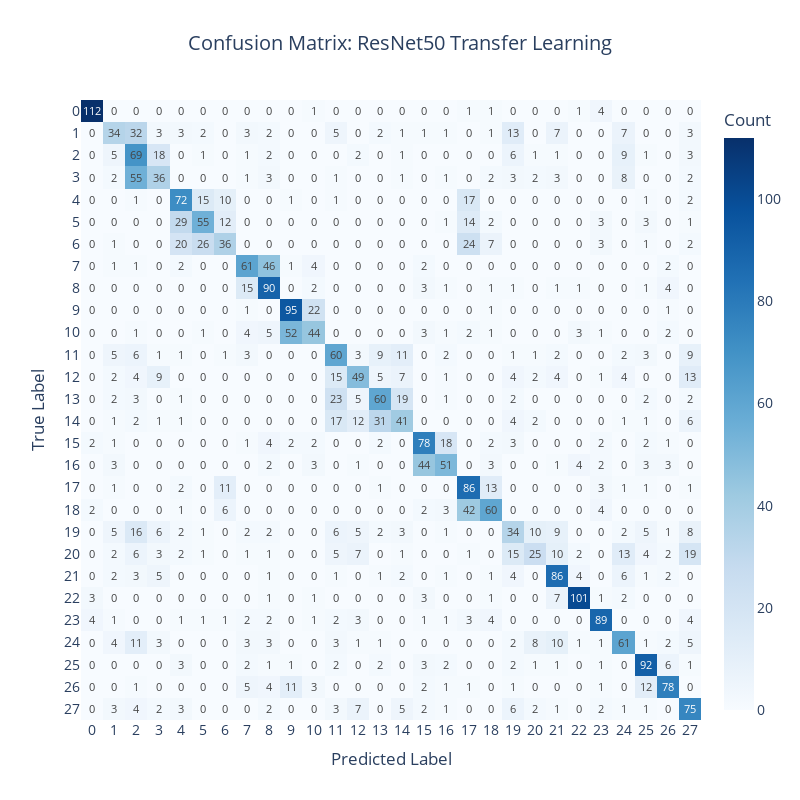
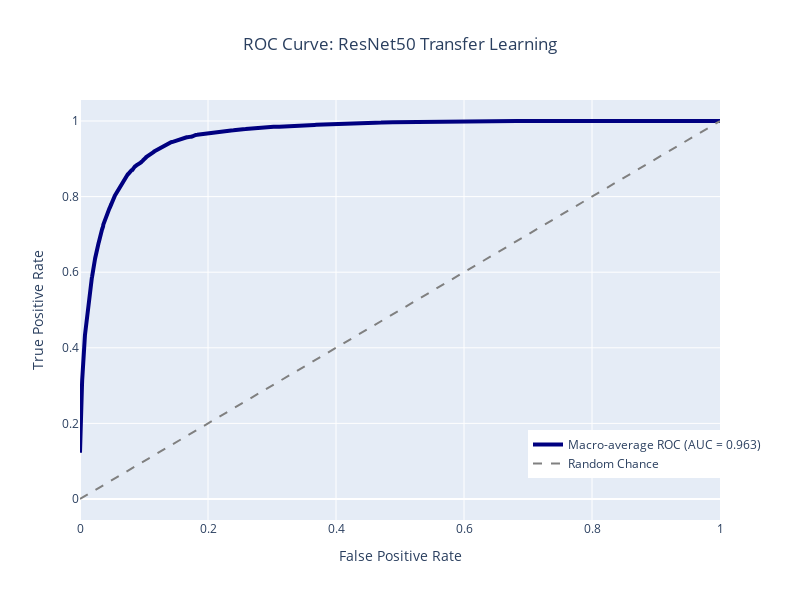

Notebook code for these charts, in order:
### Code cell
evaluate_model_plotly(model_resnet, x_test, y_test, model_name="ResNet50 Transfer Learning")
model_resnet.save('resnet50_emnist.keras')

### Figure 1 — Plotly figure (JSON) as saved in the notebook; plotly's stock layout.template omitted (floating-point values rounded to 4 significant figures; data arrays with more than 128 entries replaced by an {"elided": "..."} marker saying what was removed)
{"data": [{"coloraxis": "coloraxis", "hovertemplate": "Predicted Label: %{x}<br>True Label: %{y}<br>Count: %{z}<extra></extra>", "name": "0", "texttemplate": "%{z}", "type": "heatmap", "x": ["0", "1", "2", "3", "4", "5", "6", "7", "8", "9", "10", "11", "12", "13", "14", "15", "16", "17", "18", "19", "20", "21", "22", "23", "24", "25", "26", "27"], "xaxis": "x", "y": ["0", "1", "2", "3", "4", "5", "6", "7", "8", "9", "10", "11", "12", "13", "14", "15", "16", "17", "18", "19", "20", "21", "22", "23", "24", "25", "26", "27"], "yaxis": "y", "z": {"elided": "28x28 int values"}}], "layout": {"coloraxis": {"colorbar": {"title": {"text": "Count"}}, "colorscale": [[0, "rgb(247,251,255)"], [0.125, "rgb(222,235,247)"], [0.25, "rgb(198,219,239)"], [0.375, "rgb(158,202,225)"], [0.5, "rgb(107,174,214)"], [0.625, "rgb(66,146,198)"], [0.75, "rgb(33,113,181)"], [0.875, "rgb(8,81,156)"], [1, "rgb(8,48,107)"]]}, "font": {"size": 14}, "height": 800, "title": {"text": "Confusion Matrix: ResNet50 Transfer Learning", "x": 0.5}, "width": 800, "xaxis": {"anchor": "y", "constrain": "domain", "domain": [0, 1], "scaleanchor": "y", "title": {"text": "Predicted Label"}}, "yaxis": {"anchor": "x", "autorange": "reversed", "constrain": "domain", "domain": [0, 1], "title": {"text": "True Label"}}}}

### Figure 2 — Plotly figure (JSON) as saved in the notebook; plotly's stock layout.template omitted (floating-point values rounded to 4 significant figures; data arrays with more than 128 entries replaced by an {"elided": "..."} marker saying what was removed)
{"data": [{"line": {"color": "navy", "dash": "solid", "width": 4}, "mode": "lines", "name": "Macro-average ROC (AUC = 0.963)", "type": "scatter", "x": {"elided": "547 float values"}, "y": {"elided": "547 float values"}}, {"line": {"color": "gray", "dash": "dash", "width": 2}, "mode": "lines", "name": "Random Chance", "type": "scatter", "x": [0, 1], "y": [0, 1]}], "layout": {"height": 600, "legend": {"x": 0.7, "y": 0.1}, "title": {"text": "ROC Curve: ResNet50 Transfer Learning", "x": 0.5}, "width": 800, "xaxis": {"title": {"text": "False Positive Rate"}}, "yaxis": {"title": {"text": "True Positive Rate"}}}}
